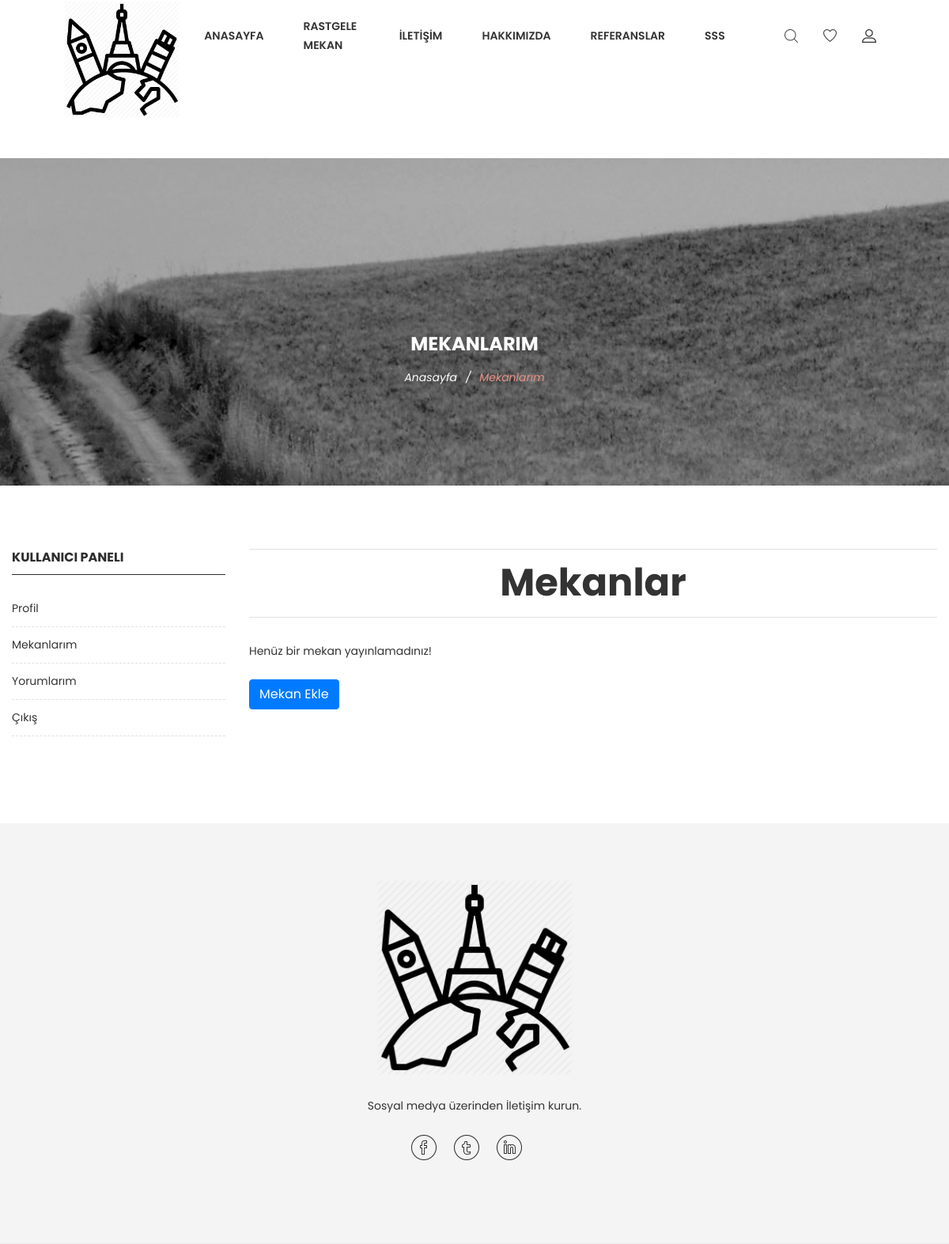
The app's page /user/places/ (signed in), older data.
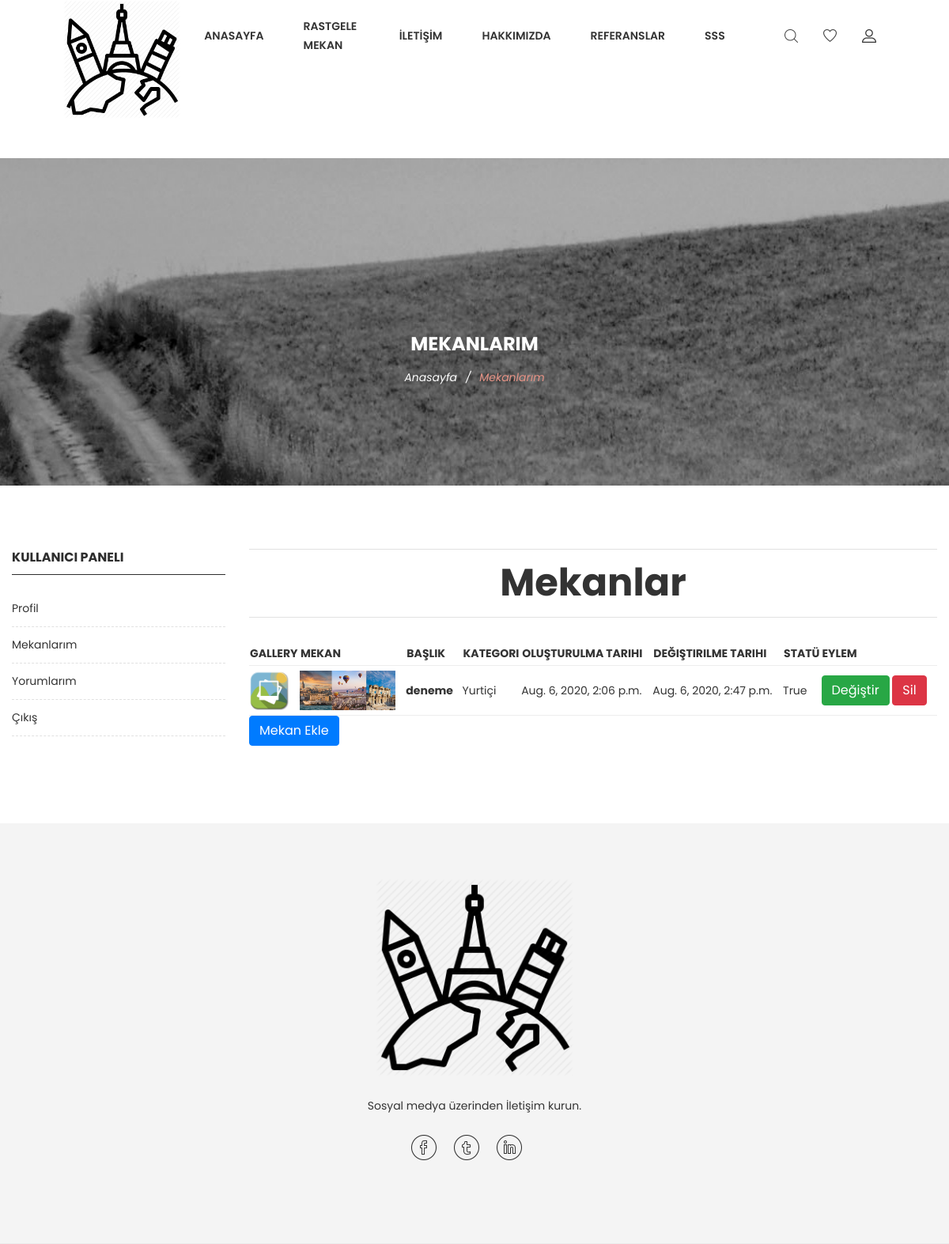
The same page, newer data.
### mekan/models.py (models this page shows, shortened)
class Place(models.Model):
    STATUS = (
        ('True', 'Evet'),
        ('False', 'Hayır'),
    )
    user = models.ForeignKey(User, on_delete=models.SET_NULL, null=True)
    category = models.ForeignKey(Category, on_delete=models.CASCADE)
    title = models.CharField(max_length=100)
    keywords = models.CharField(max_length=255)
    description = models.CharField(max_length=255)
    detail = RichTextUploadingField(blank=True)
    slug = models.SlugField(null=False, unique=True)
    image = models.ImageField(upload_to='images/', max_length=255)  # py -m pip install --upgrade Pillow
    status = models.CharField(max_length=10, choices=STATUS)
    create_at = models.DateTimeField(auto_now_add=True)
    update_at = models.DateTimeField(auto_now=True)
    def image_tag(self):
        return mark_safe('<img src="{}" height="50"/>'.format(self.image.url))
    image_tag.short_description = 'Image'

class Category(MPTTModel):
    STATUS = (
        ('True', 'Evet'),
        ('False', 'Hayır'),
    )
    title = models.CharField(max_length=30)
    keywords = models.CharField(max_length=255)
    description = models.CharField(max_length=255)
    CategoryImage = models.ImageField(blank=True, upload_to='assets/images/')  # py -m pip install --upgrade Pillow
    status = models.CharField(max_length=10, choices=STATUS)
    slug = models.SlugField(null=False, unique=True)
    parent = TreeForeignKey('self', blank=True, null=True, related_name='children', on_delete=models.CASCADE)
    create_at = models.DateTimeField(auto_now_add=True)
    update_at = models.DateTimeField(auto_now=True)
    class MPTTMeta:
        order_insertion_by = ['title']
    def image_tag(self):
        return mark_safe('<img src="{}" height="50"/>'.format(self.CategoryImage.url))
    image_tag.short_description = 'Image'

### user/views.py (the view)
# urls.py: path('places/', views.places, name='places'),
@login_required(login_url='/login')
def places(request):
    place = Place.objects.filter(user_id=request.user.id)
    context = {
        'places': place,
    }
    context.update(common())
    return render(request, 'User/placesPage.html', context)

### user/views.py (called while the page is built)
def common():
    setting = Setting.objects.get(pk=1)
    return {'setting': setting,
            }

### home/templates/User/placesPage.html (shortened to what this page needs)
{% extends 'HomeBase.html' %}
{% block body %}
{% load static %}
    <div class="ht__bradcaump__area bg-image--5">
        <div class="container">
            <div class="row">
                <div class="col-lg-12">
                    <div class="bradcaump__inner text-center">
                        <h2 class="bradcaump-title">Mekanlarım</h2>
                        <nav class="bradcaump-content">
                            <a class="breadcrumb_item" href="/">Anasayfa</a>
                            <span class="brd-separetor">/</span>
                            <span class="breadcrumb_item active">Mekanlarım</span>
                        </nav>
                    </div>
                </div>
            </div>
        </div>
    </div>
    <div class="page-shop-sidebar left--sidebar bg--white section-padding--lg">
        <div class="container">
            <div class="row">
                {% include "User/profile_left_panel.html" %}
                <div class="col-lg-9 col-12 order-1 order-lg-2">
                    <div class="row">
                        <div class="col-lg-12">
                            <div class="shop__list__wrapper d-flex flex-wrap flex-md-nowrap justify-content-between">
                                <p>
                                <h1>Mekanlar</h1></p>
                            </div>
                        </div>
                    </div>
                    <div class="tab__container">
                    {% if places %}
                        <table>
                            <tr>
                                 <th>
                                    Gallery
                                </th>
                                <th>
                                    Mekan
                                </th>
                                <th>
                                    Başlık
                                </th>
                                <th>
                                    Kategori
                                </th>
                                <th>
                                    Oluşturulma Tarihi
                                </th>
                                <th>
                                    Değiştirilme Tarihi
                                </th>
                                <th>
                                    Statü
                                </th>
                                <th>
                                    Eylem
                                </th>
                            </tr>
                            {% for ph in places %}
                                <tr>
                                     <td>
                                        <a href="javascript:window.open('/place/gallery/{{ ph.id }}','','toolbar=no,location=no,directories=0,status=no,top=100,left=200,menuBar=no,scrollBars=yes,resizeable=no,width=1200,height=800');">
                                            <img src="{% static  'images/bg/galleryIcon.png' %}" height="50" title="Image Gallery"></a>
                                    </td>
                                    <td>
                                        <img height="50" src="{{ ph.image.url }}">
                                    </td>
                                    <td>
                                        <a href="/place/{{ ph.id }}/{{ ph.slug }}">
                                            <strong>{{ ph.title }}</strong></a>
                                    </td>
                                    <td>
                                        {{ ph.category.title }}
                                    </td>
                                    <td>
                                        {{ ph.create_at }}
                                    </td>
                                    <td>
                                        {{ ph.update_at }}
                                    </td>
                                    <td>
                                        {{ ph.status }}
                                    </td>
                                    <td>
                                        <a class="btn btn-success" href="/user/placeedit/{{ ph.id }}"
                                        >Değiştir</a>
                                        <a class="btn btn-danger" href="/user/placedelete/{{ ph.id }}"
                                           onclick="return confirm('Onaylıyormusunuz?')">Sil</a>
                                    </td>
                                </tr>
                            {% endfor %}
                        </table>
                        {% else %}
                           Henüz bir mekan yayınlamadınız! <br><br>
                        {% endif %}
                    <a class="btn btn-primary" href="/user/addplaces" >Mekan Ekle</a>
                    </div>
                </div>
            </div>
        </div>
    </div>
{% endblock %}

### home/templates/HomeBase.html (shortened to what this page needs)
<!DOCTYPE html>
<html class="no-js" lang="zxx">
<head>
    {% load static %}
    <link rel="stylesheet" href="{% static 'css/bootstrap.min.css' %}">
    <link rel="stylesheet" href="{% static 'css/plugins.css' %}">
    <link rel="stylesheet" href="{% static 'style.css' %}">
    <link rel="stylesheet" href="{% static 'css/custom.css' %}">
    <link rel="stylesheet" href="https://ajax.googleapis.com/ajax/libs/jqueryui/1.11.4/themes/smoothness/jquery-ui.css">
</head>
<body>
{% block clean %}
    {% include 'header.html' %}
    <div class="wrapper" id="wrapper">
        <div style="padding-top: 200px"></div>
        {% block body %}{% endblock %}
        {% include 'footer.html' %}
    </div>
{% endblock %}
</body>
</html>

### home/templates/header.html (shortened to what this page needs)
{% load mptt_tags %}
{% load static %}
<header id="wn__header" class="header__area header__absolute sticky__header">
    <div class="container-fluid">
        <div class="row">
            <div class="col-md-6 col-sm-6 col-6 col-lg-2">
                <div class="logo">
                    <a href="/">
                        <img height="150" src="{% static 'images/logo/myLogo.png' %}" alt="logo images">
                    </a>
                </div>
            </div>
            <div class="col-lg-8 d-none d-lg-block">
                <nav class="mainmenu__nav">
                    <ul class="meninmenu d-flex justify-content-start">
                        <li class="drop with--one--item"><a href="/">Anasayfa</a></li>
                        <li><a href="/RandPlace">Rastgele Mekan</a></li>
                        <li><a href="/contact">İletİşİm</a></li>
                        <li><a href="/aboutus">Hakkımızda</a></li>
                        <li><a href="/references">Referanslar</a></li>
                        <li><a href="/faq">SSS</a></li>
                    </ul>
                </nav>
            </div>
            <div class="col-md-6 col-sm-6 col-6 col-lg-2">
                <ul class="header__sidebar__right d-flex justify-content-end align-items-center">
                    <li class="shop_search"><a class="search__active" href="../static/#"></a></li>
                    <li class="wishlist"><a href="/"></a></li>
                    <li class="setting__bar__icon"><a class="setting__active" href="../static/#"></a>
                    </li>
                </ul>
            </div>
        </div>
    </div>
</header>

### home/templates/User/profile_left_panel.html
<div class="col-lg-3 col-12 order-2 order-lg-1 md-mt-40 sm-mt-40">
    <div class="shop__sidebar">
        <aside class="wedget__categories poroduct--cat">
            <h3 class="wedget__title">Kullanıcı Paneli</h3>
            <ul>
                <li><a href="/user/profile">Profil</a></li>
                <li><a href="/user/places">Mekanlarım</a></li>
                <li><a href="/user/comments">Yorumlarım</a></li>
                <li><a href="/logout">Çıkış</a></li>
            </ul>
        </aside>
    </div>
</div>

### home/templates/footer.html
{% load static %}
<footer id="wn__footer" class="footer__area bg__cat--8 brown--color">
    <div class="footer-static-top">
        <div class="container">
            <div class="row">
                <div class="col-lg-12">
                    <div class="footer__widget footer__menu">
                        <div class="ft__logo">
                            <a href="/">
                                <img height="250" src="{% static 'images/logo/myLogo.png'%}" alt="logo">
                            </a>
                            <p>Sosyal medya üzerinden İletişim kurun.</p>
                        </div>
                        <div class="footer__content">
                            <ul class="social__net social__net--2 d-flex justify-content-center">
                                <li><a href="{{ setting.facebook }}"><i class="bi bi-facebook"></i></a></li>
                                <li><a href="{{ setting.twitter }}"><i class="bi bi-twitter"></i></a></li>
                                <li><a href="{{ setting.linkedin }}"><i class="bi bi-linkedin"></i></a></li>
                            </ul>
                        </div>
                    </div>
                </div>
            </div>
        </div>
    </div>
</footer>

### home/templates/jsFiles.html (shortened to what this page needs)
{% load static %}

Row changes from the older to the newer data that the page shows:
added Place: {{ ph.id }} 1 (drawn), image (picture), title "deneme", category "Yurtiçi", create_at "Aug. 6, 2020, 2:06 p.m.", update_at "Aug. 6, 2020, 2:47 p.m.", status "True"
Text that changed along with them:
text no longer shown: "Henüz bir mekan yayınlamadınız!"
text now shown: "GALLERY MEKAN BAŞLIK KATEGORI OLUŞTURULMA TARIHI DEĞIŞTIRILME TARIHI STATÜ EYLEM"
